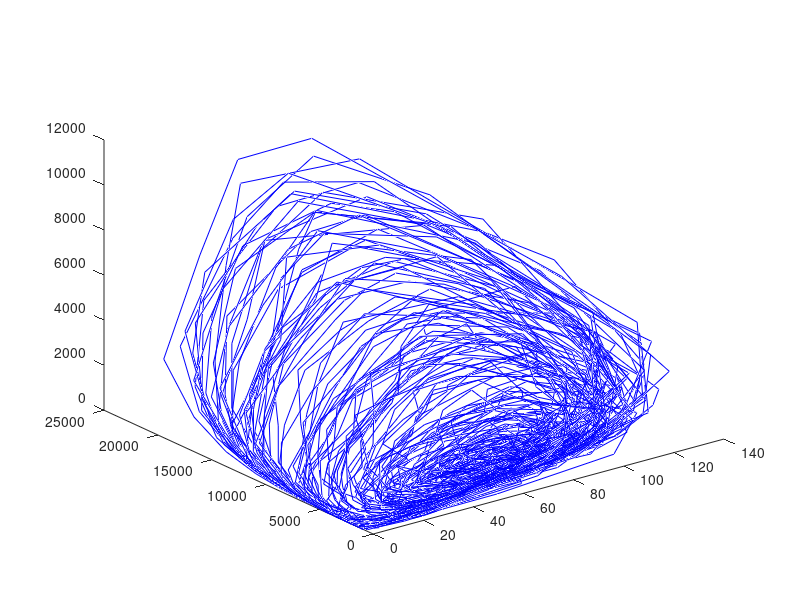

This chart was generated by the following MATLAB code: (Note: this script raises an error after producing the figure.)
addpath(genpath(pwd));

%% Fig S7-A

load('data/400_neuron_data/trajectory_info_sample.txt');
N_GE = trajectory_info_sample(:,2);
N_GI = trajectory_info_sample(:,3);
H_e = trajectory_info_sample(:,4);
H_i = trajectory_info_sample(:,5);

Win = length(N_GE) - 100;
H_i = H_i(end-Win:end);
H_e = H_e(end-Win:end);
N_GE = N_GE(end-Win:end);
N_GI = N_GI(end-Win: end);


%3D
figure('Name','TrajIllus','Units',"normalized","OuterPosition",[0 0 .37 1])
a=plot3(N_GE, H_i, H_e,'b');
a.Color(4)=0.2;
zlabel('H^E');
ylabel('H^I');
xlabel('N_{GE}');
% Ã¥Â¼?Ã¥ï¿½Â¯Ã§Â½â?Ã¦Â??
grid on;
zticks([0, 0.5, 1]*10^4);
yticks([0 8000 16000 24000]);
xticks([0 15 30 45 60 75]*4);
zlim([0,10000]);
ylim([0,24000]);
xlim([0,150]);
% view Ã¨Â°ÆÃ¨Â§âÃ¥Â??
view([-40, 30]);
set(gca,'fontsize',15,'fontname','Arial');

hold on
ShowSize = 50;
for tInd = 100:length(N_GE) - ShowSize
    Win = tInd:tInd+ShowSize-1;
    a1 = plot3(N_GE(Win), H_i(Win), H_e(Win), 'r','LineWidth',3);
    pause(.2)
    delete(a1)
end

